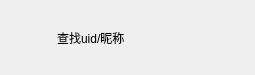
<?xml version="1.0" encoding="UTF-8"?>
<ui version="4.0">
 <class>addUserItem</class>
 <widget class="QWidget" name="addUserItem">
  <property name="geometry">
   <rect>
    <x>0</x>
    <y>0</y>
    <width>255</width>
    <height>75</height>
   </rect>
  </property>
  <property name="minimumSize">
   <size>
    <width>255</width>
    <height>75</height>
   </size>
  </property>
  <property name="maximumSize">
   <size>
    <width>255</width>
    <height>75</height>
   </size>
  </property>
  <property name="windowTitle">
   <string>Form</string>
  </property>
  <layout class="QHBoxLayout" name="horizontalLayout">
   <item>
    <widget class="QLabel" name="add_tip">
     <property name="minimumSize">
      <size>
       <width>40</width>
       <height>40</height>
      </size>
     </property>
     <property name="maximumSize">
      <size>
       <width>40</width>
       <height>40</height>
      </size>
     </property>
     <property name="text">
      <string/>
     </property>
    </widget>
   </item>
   <item>
    <widget class="QLabel" name="message_tip">
     <property name="text">
      <string>查找uid/昵称</string>
     </property>
    </widget>
   </item>
   <item>
    <widget class="QLabel" name="right_tip">
     <property name="minimumSize">
      <size>
       <width>40</width>
       <height>40</height>
      </size>
     </property>
     <property name="maximumSize">
      <size>
       <width>40</width>
       <height>40</height>
      </size>
     </property>
     <property name="text">
      <string/>
     </property>
    </widget>
   </item>
  </layout>
 </widget>
 <resources/>
 <connections/>
</ui>
